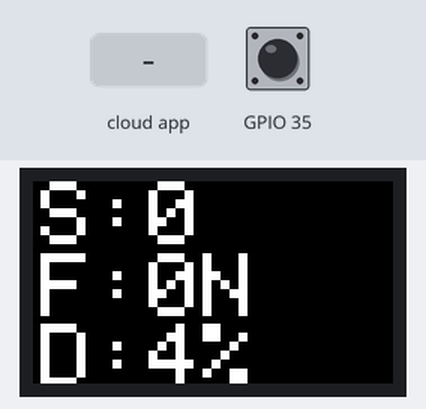
A program run on a simulated ESP32. Parts: 240×135 colour display. The test bench sets the inputs (shaded band); at power-on: GPIO 35 HIGH. The ROS host is connected and sends only what is stated.

Above: at 5.4 s.
5.5 s: GPIO 35 pulled LOW for 0.15 s
7.2 s: the phone or cloud app sets current_state to 1
At 7.8 s:
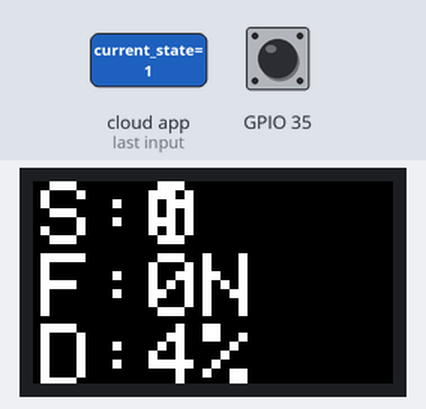
8.7 s: the phone or cloud app sets force_target to 1
At 9.0 s:
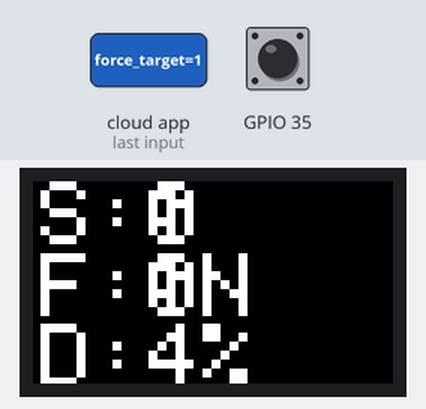
10.2 s: the phone or cloud app sets current_mode to 0
At 11.3 s:
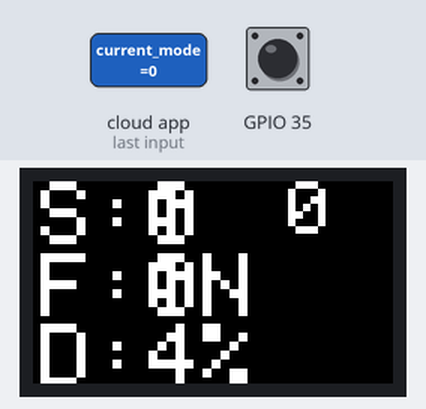
11.7 s: GPIO 35 pulled LOW for 1 s
At 13.8 s:
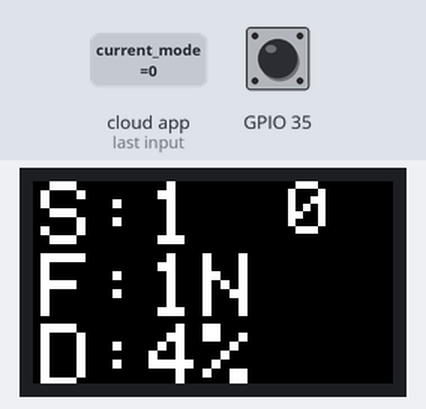
14.2 s: the phone or cloud app sets current_state to 0
At 15.2 s:
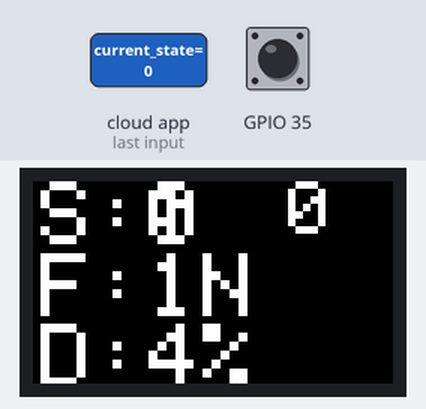
Timing chart, 0 to 16.8 s (numbered marks = the images above; inputs shaded):
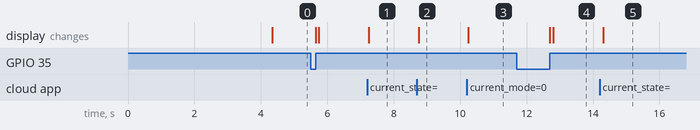

The program:

main.cpp
```cpp
// this code is example of publisher and subscriber
// https://github.com/micro-ROS/micro_ros_arduino/blob/galactic/examples/micro-ros_subscriber/micro-ros_subscriber.ino
// https://github.com/micro-ROS/micro_ros_arduino/blob/galactic/examples/micro-ros_publisher/micro-ros_publisher.ino
// run micro_ros_agent before connecting arduino
// docker run -it --rm -v /dev:/dev --privileged --net=host microros/micro-ros-agent:galactic serial --dev /dev/cu.usbmodem1422201 -v6

#include <Arduino.h>
#include <TFT_eSPI.h>

#include <micro_ros_arduino.h>

#include <stdio.h>
#include <rcl/rcl.h>
#include <rcl/error_handling.h>
#include <rclc/rclc.h>
#include <rclc/executor.h>

#include <std_msgs/msg/int8.h>
#include <std_msgs/msg/int16.h>
#include <std_msgs/msg/float32.h>
#include <std_msgs/msg/string.h>
#include <std_msgs/msg/u_int16_multi_array.h>


rcl_node_t node;
rclc_support_t support;
rcl_allocator_t allocator;
rclc_executor_t executor_sub;

// subscriber
rcl_subscription_t sub_state;
std_msgs__msg__Int8 state_msg;

rcl_subscription_t sub_force;
std_msgs__msg__Int16 force_msg;

rcl_subscription_t sub_loadcell;
std_msgs__msg__Float32 loadcell_msg;

rcl_subscription_t sub_mode;
std_msgs__msg__String mode_msg;

rcl_subscription_t sub_duty;
std_msgs__msg__UInt16MultiArray duty_msg;

TFT_eSPI tft = TFT_eSPI();
#define MC_DATUM 4
String state_str = "S:";

String force_str = "F:";
String force_unit = "N";

String duty_str = "D:";
String duty_unit = "%";

String mode_str = "M";
String loadcell_str = "L:";


int16_t blackGroundColor = TFT_BLACK;
String current_modee = "N";


bool is_changed_A = false;
bool is_changed_M = false;

struct Button
{
  const uint8_t PIN;
  bool pressed;
};

Button top_button = {35, false};
Button below_button = {0, false};


int state_machine = 0;

void IRAM_ATTR IO_INT_ISR()
{
  // Toggle The state machine
  // top_button.pressed = true;
  tft.fillScreen(blackGroundColor);
  state_machine = 0;
}

void IRAM_ATTR IO_INT_ISR2()
{
  // Toggle The state machine
  // top_button.pressed = true;
  tft.fillScreen(blackGroundColor);
  state_machine = 1;
}


#define RCCHECK(fn)              \
  {                              \
    rcl_ret_t temp_rc = fn;      \
    if ((temp_rc != RCL_RET_OK)) \
    {                            \
      error_loop();              \
    }                            \
  }
#define RCSOFTCHECK(fn)          \
  {                              \
    rcl_ret_t temp_rc = fn;      \
    if ((temp_rc != RCL_RET_OK)) \
    {                            \
    }                            \
  }

/**
 * @brief loop to indicate error with blinking LED
 *
 */
void error_loop()
{
  while (1)
  {
    delay(100);
  }
}

/**
 * @brief subscription callback executed at receiving a message
 *
 * @param msgin
 */
void sub_state_callback(const void *msgin)
{
  const std_msgs__msg__Int8 *state_msg = (const std_msgs__msg__Int8 *)msgin;
  // tft.fillScreen(blackGroundColor);
  // (condition) ? (true exec):(false exec)
}

void sub_force_callback(const void *msgin)
{
  const std_msgs__msg__Int16 *force_msg = (const std_msgs__msg__Int16 *)msgin;
  // tft.fillScreen(blackGroundColor);
  // (condition) ? (true exec):(false exec)
}

void sub_loadcell_callback(const void *msgin)
{
  const std_msgs__msg__Float32 *loadcell_msg = (const std_msgs__msg__Float32 *)msgin;
  // tft.fillScreen(blackGroundColor);
  // (condition) ? (true exec):(false exec)
}

void sub_mode_callback(const void *msgin)
{
  const std_msgs__msg__String *mode_msg = (const std_msgs__msg__String *)msgin;

  if(mode_msg->data.data[0] == 'A'){

    if(is_changed_A == false){
      blackGroundColor = TFT_BLUE;
      current_modee = "A";
      tft.fillScreen(blackGroundColor);
      is_changed_A = true;
      is_changed_M = false;
    }


  }else if(mode_msg->data.data[0] == 'M'){

    if(is_changed_M == false){
      blackGroundColor = TFT_GREEN;
      current_modee = "M";
      tft.fillScreen(blackGroundColor);
      is_changed_A = false;
      is_changed_M = true;
    }

  }else{
    current_modee = "E";
  }
  // (condition) ? (true exec):(false exec)
}

void sub_duty_callback(const void *msgin)
{
  const std_msgs__msg__UInt16MultiArray *duty_msg = (const std_msgs__msg__UInt16MultiArray *)msgin;

  // tft.fillScreen(blackGroundColor);
  // (condition) ? (true exec):(false exec)
}
void setup()
{
  pinMode(top_button.PIN, INPUT_PULLUP);
  attachInterrupt(top_button.PIN, IO_INT_ISR, RISING);


  tft.init();
  tft.setRotation(1);
  delay(2000);
  // set_microros_transports();
  set_microros_wifi_transports("refine-wifi", "11223344", "10.42.0.1", 8888);
  delay(2000);

  allocator = rcl_get_default_allocator();

  // create init_options
  RCCHECK(rclc_support_init(&support, 0, NULL, &allocator));

  // // create node
  RCCHECK(rclc_node_init_default(&node, "display_node", "", &support));

  //create subscriber
  RCCHECK(rclc_subscription_init_default(
      &sub_state,
      &node,
      ROSIDL_GET_MSG_TYPE_SUPPORT(std_msgs, msg, Int8),
      "current_state"));

  RCCHECK(rclc_subscription_init_default(
      &sub_force,
      &node,
      ROSIDL_GET_MSG_TYPE_SUPPORT(std_msgs, msg, Int16),
      "force_target"));

  RCCHECK(rclc_subscription_init_default(
      &sub_loadcell,
      &node,
      ROSIDL_GET_MSG_TYPE_SUPPORT(std_msgs, msg, Float32),
      "loadcell_topic"));


  RCCHECK(rclc_subscription_init_default(
      &sub_mode,
      &node,
      ROSIDL_GET_MSG_TYPE_SUPPORT(std_msgs, msg, String),
      "current_mode"));

  RCCHECK(rclc_subscription_init_default(
      &sub_duty,
      &node,
      ROSIDL_GET_MSG_TYPE_SUPPORT(std_msgs, msg, UInt16MultiArray),
      "dc_driver_topic"));


  /////////////////////////Initialize all the Uint16MultiArray parameters////////////////
  // Assigning static memory to the sequence
  static uint16_t memory[3];
  duty_msg.data.capacity = 3;
  duty_msg.data.data = memory;
  duty_msg.data.size = 0;

  //Filling some data
  for(uint16_t item = 0; item < 3; item++){
    duty_msg.data.data[0] = item;
    duty_msg.data.data[1] = item+1;
    duty_msg.data.data[2] = item+2;

    duty_msg.data.size++;
  }
  ///////////////////////////////////////////////////////////////////////////////////////

  /////////////////////////Initialize all the String parameters////////////////
  // Assigning static memory to the sequence
  static char memory_mode[2];
  mode_msg.data.capacity = 2;
  mode_msg.data.data = memory_mode;
  mode_msg.data.size = 1;

  //Filling some data
  mode_msg.data.data[2] = 10;

  ///////////////////////////////////////////////////////////////////////////////////////


  RCCHECK(rclc_executor_init(&executor_sub, &support.context, 4, &allocator));
  RCCHECK(rclc_executor_add_subscription(&executor_sub, &sub_state, &state_msg, &sub_state_callback, ON_NEW_DATA));
  RCCHECK(rclc_executor_add_subscription(&executor_sub, &sub_force, &force_msg, &sub_force_callback, ON_NEW_DATA));
  RCCHECK(rclc_executor_add_subscription(&executor_sub, &sub_loadcell, &loadcell_msg, &sub_loadcell_callback, ON_NEW_DATA));
  RCCHECK(rclc_executor_add_subscription(&executor_sub, &sub_mode, &mode_msg, &sub_mode_callback, ON_NEW_DATA));
  RCCHECK(rclc_executor_add_subscription(&executor_sub, &sub_duty, &duty_msg, &sub_duty_callback, ON_NEW_DATA));

  tft.fillScreen(blackGroundColor);
  delay(50);
  tft.setTextSize(6);

}

void loop()
{
  delay(100);
  RCCHECK(rclc_executor_spin_some(&executor_sub, RCL_MS_TO_NS(100)));

  if(state_machine)
  {
    tft.setTextSize(6);
    tft.drawString(loadcell_str+String(loadcell_msg.data)+force_unit, 5, 48);
  }

  else
  {
    tft.drawString(state_str+String(state_msg.data), 5, 0);
    tft.setTextSize(5);
    tft.drawString(String(mode_msg.data.data), 170, 0);
    tft.setTextSize(6);
    tft.drawString(force_str+String(force_msg.data)+force_unit, 5, 48);
    tft.drawString(duty_str+String(duty_msg.data.data[2])+duty_unit, 5, 95);
  }
}
```

Measured:
- after the input at 7.2 s, the display: changes after 0.05 s (image 1)
- after the input at 8.7 s, the display: changes after 0.05 s (image 2)
- after the input at 10.2 s, the display: changes after 0.05 s (image 3)
- after the input at 11.7 s, the display: first changes after 1.0 s (image 4 shows a later state)
- after the input at 14.2 s, the display: changes after 0.10 s (image 5)
